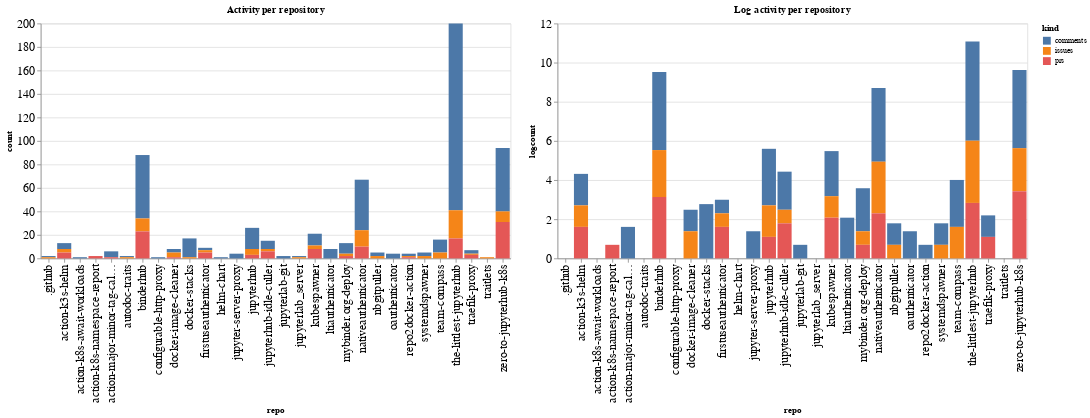

Source (notebook cell):
### Code cell
ch1 = alt.Chart(repo_summaries, width=600, title="Activity per repository").mark_bar().encode(
    x='repo',
    y='count',
    color='kind',
    tooltip="kind"
)

ch2 = alt.Chart(repo_summaries, width=600, title="Log activity per repository").mark_bar().encode(
    x='repo',
    y='logcount',
    color='kind',
    tooltip="kind"
)

ch1 | ch2

### Figure 1 — Vega-Lite specification as saved in the notebook (floating-point values rounded to 4 significant figures)
{"config": {"axisLeft": {"labelFontSize": 15}, "axisBottom": {"labelFontSize": 15}}, "hconcat": [{"mark": "bar", "encoding": {"color": {"type": "nominal", "field": "kind"}, "tooltip": {"type": "nominal", "field": "kind"}, "x": {"type": "nominal", "field": "repo"}, "y": {"type": "quantitative", "field": "count"}}, "title": "Activity per repository", "width": 600}, {"mark": "bar", "encoding": {"color": {"type": "nominal", "field": "kind"}, "tooltip": {"type": "nominal", "field": "kind"}, "x": {"type": "nominal", "field": "repo"}, "y": {"type": "quantitative", "field": "logcount"}}, "title": "Log activity per repository", "width": 600}], "data": {"name": "data-09ed85822d136b0a8fbefd85ddad27d1"}, "$schema": "https://vega.github.io/schema/vega-lite/v4.8.1.json", "datasets": {"data-09ed85822d136b0a8fbefd85ddad27d1": [{"repo": ".github", "kind": "comments", "count": 1, "logcount": 0.0}, {"repo": ".github", "kind": "issues", "count": 1, "logcount": 0.0}, {"repo": "action-k3s-helm", "kind": "comments", "count": 5, "logcount": 1.609}, {"repo": "action-k3s-helm", "kind": "issues", "count": 3, "logcount": 1.099}, {"repo": "action-k3s-helm", "kind": "prs", "count": 5, "logcount": 1.609}, {"repo": "action-k8s-await-workloads", "kind": "comments", "count": 1, "logcount": 0.0}, {"repo": "action-k8s-namespace-report", "kind": "prs", "count": 2, "logcount": 0.6931}, {"repo": "action-major-minor-tag-calculator", "kind": "comments", "count": 5, "logcount": 1.609}, {"repo": "action-major-minor-tag-calculator", "kind": "prs", "count": 1, "logcount": 0.0}, {"repo": "autodoc-traits", "kind": "comments", "count": 1, "logcount": 0.0}, {"repo": "autodoc-traits", "kind": "issues", "count": 1, "logcount": 0.0}, {"repo": "binderhub", "kind": "comments", "count": 54, "logcount": 3.989}, {"repo": "binderhub", "kind": "issues", "count": 11, "logcount": 2.398}, {"repo": "binderhub", "kind": "prs", "count": 23, "logcount": 3.135}, {"repo": "configurable-http-proxy", "kind": "comments", "count": 1, "logcount": 0.0}, {"repo": "docker-image-cleaner", "kind": "comments", "count": 3, "logcount": 1.099}, {"repo": "docker-image-cleaner", "kind": "issues", "count": 4, "logcount": 1.386}, {"repo": "docker-image-cleaner", "kind": "prs", "count": 1, "logcount": 0.0}, {"repo": "docker-stacks", "kind": "comments", "count": 16, "logcount": 2.773}, {"repo": "docker-stacks", "kind": "issues", "count": 1, "logcount": 0.0}, {"repo": "firstuseauthenticator", "kind": "comments", "count": 2, "logcount": 0.6931}, {"repo": "firstuseauthenticator", "kind": "issues", "count": 2, "logcount": 0.6931}, {"repo": "firstuseauthenticator", "kind": "prs", "count": 5, "logcount": 1.609}, {"repo": "helm-chart", "kind": "comments", "count": 1, "logcount": 0.0}, {"repo": "jupyter-server-proxy", "kind": "comments", "count": 4, "logcount": 1.386}, {"repo": "jupyterhub", "kind": "comments", "count": 18, "logcount": 2.89}, {"repo": "jupyterhub", "kind": "issues", "count": 5, "logcount": 1.609}, {"repo": "jupyterhub", "kind": "prs", "count": 3, "logcount": 1.099}, {"repo": "jupyterhub-idle-culler", "kind": "comments", "count": 7, "logcount": 1.946}, {"repo": "jupyterhub-idle-culler", "kind": "issues", "count": 2, "logcount": 0.6931}, {"repo": "jupyterhub-idle-culler", "kind": "prs", "count": 6, "logcount": 1.792}, {"repo": "jupyterlab-git", "kind": "comments", "count": 2, "logcount": 0.6931}, {"repo": "jupyterlab_server", "kind": "comments", "count": 1, "logcount": 0.0}, {"repo": "jupyterlab_server", "kind": "issues", "count": 1, "logcount": 0.0}, {"repo": "kubespawner", "kind": "comments", "count": 10, "logcount": 2.303}, {"repo": "kubespawner", "kind": "issues", "count": 3, "logcount": 1.099}, {"repo": "kubespawner", "kind": "prs", "count": 8, "logcount": 2.079}, {"repo": "ltiauthenticator", "kind": "comments", "count": 8, "logcount": 2.079}, {"repo": "mybinder.org-deploy", "kind": "comments", "count": 9, "logcount": 2.197}, {"repo": "mybinder.org-deploy", "kind": "issues", "count": 2, "logcount": 0.6931}, {"repo": "mybinder.org-deploy", "kind": "prs", "count": 2, "logcount": 0.6931}, {"repo": "nativeauthenticator", "kind": "comments", "count": 43, "logcount": 3.761}, {"repo": "nativeauthenticator", "kind": "issues", "count": 14, "logcount": 2.639}, {"repo": "nativeauthenticator", "kind": "prs", "count": 10, "logcount": 2.303}, {"repo": "nbgitpuller", "kind": "comments", "count": 3, "logcount": 1.099}, {"repo": "nbgitpuller", "kind": "issues", "count": 2, "logcount": 0.6931}, {"repo": "oauthenticator", "kind": "comments", "count": 4, "logcount": 1.386}, {"repo": "repo2docker-action", "kind": "comments", "count": 2, "logcount": 0.6931}, {"repo": "repo2docker-action", "kind": "issues", "count": 1, "logcount": 0.0}, {"repo": "repo2docker-action", "kind": "prs", "count": 1, "logcount": 0.0}, {"repo": "systemdspawner", "kind": "comments", "count": 3, "logcount": 1.099}, {"repo": "systemdspawner", "kind": "issues", "count": 2, "logcount": 0.6931}, {"repo": "team-compass", "kind": "comments", "count": 11, "logcount": 2.398}, {"repo": "team-compass", "kind": "issues", "count": 5, "logcount": 1.609}, {"repo": "the-littlest-jupyterhub", "kind": "comments", "count": 159, "logcount": 5.069}, {"repo": "the-littlest-jupyterhub", "kind": "issues", "count": 24, "logcount": 3.178}, {"repo": "the-littlest-jupyterhub", "kind": "prs", "count": 17, "logcount": 2.833}, {"repo": "traefik-proxy", "kind": "comments", "count": 3, "logcount": 1.099}, {"repo": "traefik-proxy", "kind": "issues", "count": 1, "logcount": 0.0}, {"repo": "traefik-proxy", "kind": "prs", "count": 3, "logcount": 1.099}, {"repo": "traitlets", "kind": "issues", "count": 1, "logcount": 0.0}, {"repo": "zero-to-jupyterhub-k8s", "kind": "comments", "count": 54, "logcount": 3.989}, {"repo": "zero-to-jupyterhub-k8s", "kind": "issues", "count": 9, "logcount": 2.197}, {"repo": "zero-to-jupyterhub-k8s", "kind": "prs", "count": 31, "logcount": 3.434}]}}
